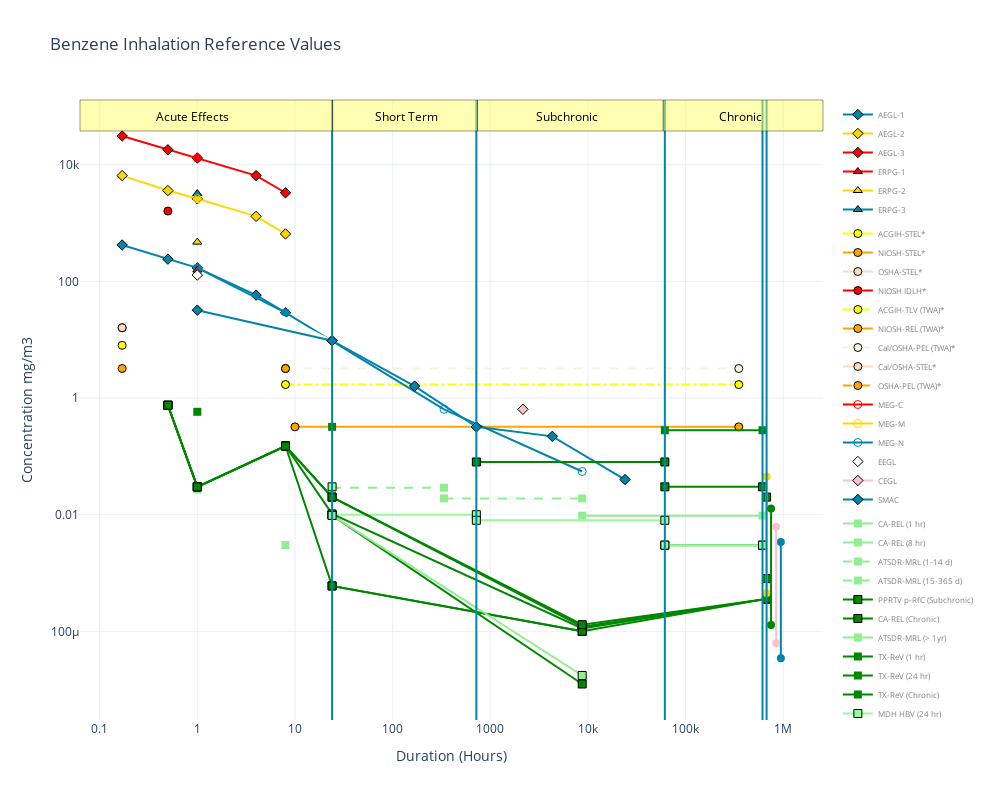

The cell this chart's notebook holds for it:
### Code cell
fig = go.Figure()

'''
# Colors for legend categories, added as CatColors
category_colors = {
    "Emergency Response" : 'Red',
    "Occupational" : 'Gold',
    "General Public" : 'Green',
}
'''
shape_mapping = {
    "Diamond": "diamond",
    "Triangle": "triangle-up",
    "Circle": "circle",
    "Square": "square",
    "Cross": "cross",
    "Circle-Open": "circle-open",
}

color_mapping = {
    "Red": "red",
    "Gold": "gold",
    "Blue": "#0085AA",
    "Orange": "orange",
    "Yellow": "yellow",
    "Peach": "#FFDAB9",
    "Beige": "#F5F5DC",
    "White": "white",
    "Pink": "pink",
    "Light Green": "#90EE90",
    "Green": "#008700",
    "Pale Green": "#98FB98",
}

line_mapping = {
    "Solid": "solid",
    "Dash": "dash",
    "Dot": "dot",
    "Dashdot": "dashdot",
    "None" : "none",
}

outline_mapping = {
    "Yes": 1,
    "No": 0,
}


for idx, ref_value in enumerate(ref_values):
    durations = data.loc[idx, time_periods].dropna().values
    values = data.loc[idx, value_columns].dropna().values
    
    shape = data.loc[idx, 'Shape']
    color_name = data.loc[idx, 'MarkColor']
    outline = data.loc[idx, 'Outline']
    line_type = data.loc[idx, "LineDash"]

    marker_symbol = shape_mapping.get(shape, "circle")
    marker_color = color_mapping.get(color_name, "gray")
    marker_outline = outline_mapping.get(outline, "black")

    line_appearance = line_mapping.get(line_type, "solid")

    showlegend = ref_value in valid_ref_values


    category = data.loc[idx, 'Type']

    if category == "Emergency Response":
        legend_title = "Emergency Response"
        legend_bgcolor = "Red"
    elif category == "Occupational":
        legend_title = "Occupational"
        legend_bgcolor = "Gold"
    else:
        legend_title = "General Public"
        legend_bgcolor = "Green"


    fig.add_trace(go.Scatter(
        x=durations,
        y=values,
        mode='lines+markers', # +text',
        name=ref_value,
        hoverlabel = dict(bgcolor="white", font_size = 16, font_family = "Rockwell", font_color = "black"),

        hovertemplate=(
            "<b>%{customdata}</b><br>"
            "x: %{x}<br>"
            "y: %{y}"
            "<extra></extra>"
        ),

        customdata=[ref_value]*len(durations), 
        legendgroup=category,

        marker=dict(symbol=marker_symbol, color=marker_color, size = 8, line=dict(width = marker_outline, color = "black")),
        line=dict(dash=line_appearance),
        #text = [ref_value], # * len[values],
        #textposition="top center"
    ))

annotations = []

legend_x = 1.05
legend_y = 1.0
legend_gap = 0.1

legend_y2 = 1.0
legend_gap2 = 0.1


# Set axes and add legend
# TODO: Get legend in 2 columns, avoid scrolling
fig.update_layout(
    title="Benzene Inhalation Reference Values",
    xaxis_title="Duration (Hours)",
    yaxis_title="Concentration mg/m3",
    xaxis_type="log",
    yaxis_type="log",
    template="plotly_white",
    height = 800,
    width = 1000,

    # hovermode="x unified",

    legend = dict(
        # groupclick = "toggleitem",
        tracegroupgap = 5,
        #orientation = "h",
        #x=0,
        #y=-0.2,
        #traceorder="normal",
        # bgcolor = "LightSteelBlue",
        font=dict(
            color = "Grey",
            size=8
        )
    ),
    annotations = annotations

)

# This stuff causes issues when placed before update layout chunk

# lines to add, specified by x-position
lines = {'24 Hours':24,'30 Days':720,'7 years':61320,'70 Years':613200,'Cancer Ranges':675000}



# Actually adds the lines
for label, x_position in lines.items():
    #print(k)
    fig.add_shape(type='line',
                yref="paper",
                x0=x_position,
                y0=0,
                x1=x_position,
                y1=1,
                line=dict(color='#0085AA', width=2))
    
    # Create scatter trace of text labels
    fig.add_trace(go.Scatter(
        x=[x_position],
        # yref = 'paper',
        y = [1],
        mode = "markers",
        marker=dict(opacity=0),
        hoverinfo="text",
        hoverlabel = dict(bgcolor="white", font_color="black"),
        text=[label],
        showlegend=False
    ))

fig.add_shape(
    type="rect",
    xref="paper",
    x0=0,
    x1=0.34,
    yref="paper",
    y0=.95,
    y1=1,
    fillcolor="rgba(255,255,102,0.5)",
    line=dict(color="black", width=0.4)
)

fig.add_annotation(
    xref="paper",
    x=.1,
    yref="paper",
    y=.99,
    text="Acute Effects",
    showarrow=False,
    font=dict(size=12,color="black"),
    align="center"
)

fig.add_shape(
    type="rect",
    xref="paper",
    x0=0.34,
    x1=0.535,
    yref="paper",
    y0=.95,
    y1=1,
    fillcolor="rgba(255,255,102,0.5)",
    line=dict(color="black", width=0.4)
)

fig.add_annotation(
    xref="paper",
    x=.44,
    yref="paper",
    y=.99,
    text="Short Term",
    showarrow=False,
    font=dict(size=12,color="black"),
    align="center"
)

fig.add_shape(
    type="rect",
    xref="paper",
    x0=0.535,
    x1=0.785,
    yref="paper",
    y0=.95,
    y1=1,
    fillcolor="rgba(255,255,102,0.5)",
    line=dict(color="black", width=0.4)
)

fig.add_annotation(
    xref="paper",
    x=.7,
    yref="paper",
    y=.99,
    text="Subchronic",
    showarrow=False,
    font=dict(size=12,color="black"),
    align="center"
)

fig.add_shape(
    type="rect",
    xref="paper",
    x0=0.785,
    x1=1,
    yref="paper",
    y0=.95,
    y1=1,
    fillcolor="rgba(255,255,102,0.5)",
    line=dict(color="black", width=0.4)
)

fig.add_annotation(
    xref="paper",
    x=.92,
    yref="paper",
    y=.99,
    text="Chronic",
    showarrow=False,
    font=dict(size=12,color="black"),
    align="center"
)

fig.show()

### Figure 1 — Plotly figure (JSON) as saved in the notebook; plotly's stock layout.template omitted (floating-point values rounded to 4 significant figures)
{"data": [{"customdata": ["AEGL-1", "AEGL-1", "AEGL-1", "AEGL-1", "AEGL-1"], "hoverlabel": {"bgcolor": "white", "font": {"color": "black", "family": "Rockwell", "size": 16}}, "hovertemplate": "<b>%{customdata}</b><br>x: %{x}<br>y: %{y}<extra></extra>", "legendgroup": "Emergency Response", "line": {"dash": "solid"}, "marker": {"color": "#0085AA", "line": {"color": "black", "width": 1}, "size": 8, "symbol": "diamond"}, "mode": "lines+markers", "name": "AEGL-1", "type": "scatter", "x": [0.17, 0.5, 1, 4, 8], "y": [420, 240, 170, 58, 29]}, {"customdata": ["AEGL-2", "AEGL-2", "AEGL-2", "AEGL-2", "AEGL-2"], "hoverlabel": {"bgcolor": "white", "font": {"color": "black", "family": "Rockwell", "size": 16}}, "hovertemplate": "<b>%{customdata}</b><br>x: %{x}<br>y: %{y}<extra></extra>", "legendgroup": "Emergency Response", "line": {"dash": "solid"}, "marker": {"color": "gold", "line": {"color": "black", "width": 1}, "size": 8, "symbol": "diamond"}, "mode": "lines+markers", "name": "AEGL-2", "type": "scatter", "x": [0.17, 0.5, 1, 4, 8], "y": [6500, 3600, 2600, 1300, 650]}, {"customdata": ["AEGL-3", "AEGL-3", "AEGL-3", "AEGL-3", "AEGL-3"], "hoverlabel": {"bgcolor": "white", "font": {"color": "black", "family": "Rockwell", "size": 16}}, "hovertemplate": "<b>%{customdata}</b><br>x: %{x}<br>y: %{y}<extra></extra>", "legendgroup": "Emergency Response", "line": {"dash": "solid"}, "marker": {"color": "red", "line": {"color": "black", "width": 1}, "size": 8, "symbol": "diamond"}, "mode": "lines+markers", "name": "AEGL-3", "type": "scatter", "x": [0.17, 0.5, 1, 4, 8], "y": [31000, 18000, 13000, 6500, 3300]}, {"customdata": ["ERPG-1"], "hoverlabel": {"bgcolor": "white", "font": {"color": "black", "family": "Rockwell", "size": 16}}, "hovertemplate": "<b>%{customdata}</b><br>x: %{x}<br>y: %{y}<extra></extra>", "legendgroup": "Emergency Response", "line": {"dash": "solid"}, "marker": {"color": "red", "line": {"color": "black", "width": 1}, "size": 8, "symbol": "triangle-up"}, "mode": "lines+markers", "name": "ERPG-1", "type": "scatter", "x": [1], "y": [156]}, {"customdata": ["ERPG-2"], "hoverlabel": {"bgcolor": "white", "font": {"color": "black", "family": "Rockwell", "size": 16}}, "hovertemplate": "<b>%{customdata}</b><br>x: %{x}<br>y: %{y}<extra></extra>", "legendgroup": "Emergency Response", "line": {"dash": "solid"}, "marker": {"color": "gold", "line": {"color": "black", "width": 1}, "size": 8, "symbol": "triangle-up"}, "mode": "lines+markers", "name": "ERPG-2", "type": "scatter", "x": [1], "y": [470]}, {"customdata": ["ERPG-3"], "hoverlabel": {"bgcolor": "white", "font": {"color": "black", "family": "Rockwell", "size": 16}}, "hovertemplate": "<b>%{customdata}</b><br>x: %{x}<br>y: %{y}<extra></extra>", "legendgroup": "Emergency Response", "line": {"dash": "solid"}, "marker": {"color": "#0085AA", "line": {"color": "black", "width": 1}, "size": 8, "symbol": "triangle-up"}, "mode": "lines+markers", "name": "ERPG-3", "type": "scatter", "x": [1], "y": [3190]}, {"customdata": [], "hoverlabel": {"bgcolor": "white", "font": {"color": "black", "family": "Rockwell", "size": 16}}, "hovertemplate": "<b>%{customdata}</b><br>x: %{x}<br>y: %{y}<extra></extra>", "legendgroup": "Emergency Response", "line": {"dash": "solid"}, "marker": {"color": "red", "line": {"color": "black", "width": 1}, "size": 8, "symbol": "diamond"}, "mode": "lines+markers", "name": "PAC-1", "type": "scatter", "x": [], "y": []}, {"customdata": [], "hoverlabel": {"bgcolor": "white", "font": {"color": "black", "family": "Rockwell", "size": 16}}, "hovertemplate": "<b>%{customdata}</b><br>x: %{x}<br>y: %{y}<extra></extra>", "legendgroup": "Emergency Response", "line": {"dash": "solid"}, "marker": {"color": "gold", "line": {"color": "black", "width": 1}, "size": 8, "symbol": "diamond"}, "mode": "lines+markers", "name": "PAC-2", "type": "scatter", "x": [], "y": []}, {"customdata": [], "hoverlabel": {"bgcolor": "white", "font": {"color": "black", "family": "Rockwell", "size": 16}}, "hovertemplate": "<b>%{customdata}</b><br>x: %{x}<br>y: %{y}<extra></extra>", "legendgroup": "Emergency Response", "line": {"dash": "solid"}, "marker": {"color": "#0085AA", "line": {"color": "black", "width": 1}, "size": 8, "symbol": "diamond"}, "mode": "lines+markers", "name": "PAC-3", "type": "scatter", "x": [], "y": []}, {"customdata": [], "hoverlabel": {"bgcolor": "white", "font": {"color": "black", "family": "Rockwell", "size": 16}}, "hovertemplate": "<b>%{customdata}</b><br>x: %{x}<br>y: %{y}<extra></extra>", "legendgroup": "Occupational", "line": {"dash": "solid"}, "marker": {"color": "red", "line": {"color": "black", "width": 1}, "size": 8, "symbol": "circle"}, "mode": "lines+markers", "name": "ACGIH-Ceiling*", "type": "scatter", "x": [], "y": []}, {"customdata": [], "hoverlabel": {"bgcolor": "white", "font": {"color": "black", "family": "Rockwell", "size": 16}}, "hovertemplate": "<b>%{customdata}</b><br>x: %{x}<br>y: %{y}<extra></extra>", "legendgroup": "Occupational", "line": {"dash": "solid"}, "marker": {"color": "orange", "line": {"color": "black", "width": 1}, "size": 8, "symbol": "circle"}, "mode": "lines+markers", "name": "NIOSH-Ceiling*", "type": "scatter", "x": [], "y": []}, {"customdata": [], "hoverlabel": {"bgcolor": "white", "font": {"color": "black", "family": "Rockwell", "size": 16}}, "hovertemplate": "<b>%{customdata}</b><br>x: %{x}<br>y: %{y}<extra></extra>", "legendgroup": "Occupational", "line": {"dash": "solid"}, "marker": {"color": "yellow", "line": {"color": "black", "width": 1}, "size": 8, "symbol": "circle"}, "mode": "lines+markers", "name": "OSHA-Ceiling*", "type": "scatter", "x": [], "y": []}, {"customdata": ["ACGIH-STEL*"], "hoverlabel": {"bgcolor": "white", "font": {"color": "black", "family": "Rockwell", "size": 16}}, "hovertemplate": "<b>%{customdata}</b><br>x: %{x}<br>y: %{y}<extra></extra>", "legendgroup": "Occupational", "line": {"dash": "solid"}, "marker": {"color": "yellow", "line": {"color": "black", "width": 1}, "size": 8, "symbol": "circle"}, "mode": "lines+markers", "name": "ACGIH-STEL*", "type": "scatter", "x": [0.17], "y": [8]}, {"customdata": ["NIOSH-STEL*"], "hoverlabel": {"bgcolor": "white", "font": {"color": "black", "family": "Rockwell", "size": 16}}, "hovertemplate": "<b>%{customdata}</b><br>x: %{x}<br>y: %{y}<extra></extra>", "legendgroup": "Occupational", "line": {"dash": "solid"}, "marker": {"color": "orange", "line": {"color": "black", "width": 1}, "size": 8, "symbol": "circle"}, "mode": "lines+markers", "name": "NIOSH-STEL*", "type": "scatter", "x": [0.17], "y": [3.2]}, {"customdata": ["OSHA-STEL*"], "hoverlabel": {"bgcolor": "white", "font": {"color": "black", "family": "Rockwell", "size": 16}}, "hovertemplate": "<b>%{customdata}</b><br>x: %{x}<br>y: %{y}<extra></extra>", "legendgroup": "Occupational", "line": {"dash": "solid"}, "marker": {"color": "#FFDAB9", "line": {"color": "black", "width": 1}, "size": 8, "symbol": "circle"}, "mode": "lines+markers", "name": "OSHA-STEL*", "type": "scatter", "x": [0.17], "y": [16]}, {"customdata": ["NIOSH IDLH*"], "hoverlabel": {"bgcolor": "white", "font": {"color": "black", "family": "Rockwell", "size": 16}}, "hovertemplate": "<b>%{customdata}</b><br>x: %{x}<br>y: %{y}<extra></extra>", "legendgroup": "Occupational", "line": {"dash": "solid"}, "marker": {"color": "red", "line": {"color": "black", "width": 1}, "size": 8, "symbol": "circle"}, "mode": "lines+markers", "name": "NIOSH IDLH*", "type": "scatter", "x": [0.5], "y": [1600]}, {"customdata": ["ACGIH-TLV (TWA)*", "ACGIH-TLV (TWA)*"], "hoverlabel": {"bgcolor": "white", "font": {"color": "black", "family": "Rockwell", "size": 16}}, "hovertemplate": "<b>%{customdata}</b><br>x: %{x}<br>y: %{y}<extra></extra>", "legendgroup": "Occupational", "line": {"dash": "dashdot"}, "marker": {"color": "yellow", "line": {"color": "black", "width": 1}, "size": 8, "symbol": "circle"}, "mode": "lines+markers", "name": "ACGIH-TLV (TWA)*", "type": "scatter", "x": [8, 350400], "y": [1.7, 1.7]}, {"customdata": ["NIOSH-REL (TWA)*", "NIOSH-REL (TWA)*"], "hoverlabel": {"bgcolor": "white", "font": {"color": "black", "family": "Rockwell", "size": 16}}, "hovertemplate": "<b>%{customdata}</b><br>x: %{x}<br>y: %{y}<extra></extra>", "legendgroup": "Occupational", "line": {"dash": "solid"}, "marker": {"color": "orange", "line": {"color": "black", "width": 1}, "size": 8, "symbol": "circle"}, "mode": "lines+markers", "name": "NIOSH-REL (TWA)*", "type": "scatter", "x": [10, 350400], "y": [0.32, 0.32]}, {"customdata": [], "hoverlabel": {"bgcolor": "white", "font": {"color": "black", "family": "Rockwell", "size": 16}}, "hovertemplate": "<b>%{customdata}</b><br>x: %{x}<br>y: %{y}<extra></extra>", "legendgroup": "Occupational", "line": {"dash": "dot"}, "marker": {"color": "#F5F5DC", "line": {"color": "black", "width": 1}, "size": 8, "symbol": "circle"}, "mode": "lines+markers", "name": "DFG-MAK (TWA)*", "type": "scatter", "x": [], "y": []}, {"customdata": ["Cal/OSHA-PEL (TWA)*", "Cal/OSHA-PEL (TWA)*"], "hoverlabel": {"bgcolor": "white", "font": {"color": "black", "family": "Rockwell", "size": 16}}, "hovertemplate": "<b>%{customdata}</b><br>x: %{x}<br>y: %{y}<extra></extra>", "legendgroup": "Occupational", "line": {"dash": "dash"}, "marker": {"color": "#F5F5DC", "line": {"color": "black", "width": 1}, "size": 8, "symbol": "circle"}, "mode": "lines+markers", "name": "Cal/OSHA-PEL (TWA)*", "type": "scatter", "x": [8, 350400], "y": [3.2, 3.2]}, {"customdata": [], "hoverlabel": {"bgcolor": "white", "font": {"color": "black", "family": "Rockwell", "size": 16}}, "hovertemplate": "<b>%{customdata}</b><br>x: %{x}<br>y: %{y}<extra></extra>", "legendgroup": "Occupational", "line": {"dash": "solid"}, "marker": {"color": "#F5F5DC", "line": {"color": "black", "width": 1}, "size": 8, "symbol": "circle"}, "mode": "lines+markers", "name": "Cal/OSHA-Ceiling*", "type": "scatter", "x": [], "y": []}, {"customdata": ["Cal/OSHA-STEL*"], "hoverlabel": {"bgcolor": "white", "font": {"color": "black", "family": "Rockwell", "size": 16}}, "hovertemplate": "<b>%{customdata}</b><br>x: %{x}<br>y: %{y}<extra></extra>", "legendgroup": "Occupational", "line": {"dash": "solid"}, "marker": {"color": "#FFDAB9", "line": {"color": "black", "width": 1}, "size": 8, "symbol": "circle"}, "mode": "lines+markers", "name": "Cal/OSHA-STEL*", "type": "scatter", "x": [0.17], "y": [16]}, {"customdata": ["OSHA-PEL (TWA)*", "OSHA-PEL (TWA)*"], "hoverlabel": {"bgcolor": "white", "font": {"color": "black", "family": "Rockwell", "size": 16}}, "hovertemplate": "<b>%{customdata}</b><br>x: %{x}<br>y: %{y}<extra></extra>", "legendgroup": "Occupational", "line": {"dash": "dash"}, "marker": {"color": "orange", "line": {"color": "black", "width": 1}, "size": 8, "symbol": "circle"}, "mode": "lines+markers", "name": "OSHA-PEL (TWA)*", "type": "scatter", "x": [8, 350400], "y": [3.2]}, {"customdata": ["MEG-C"], "hoverlabel": {"bgcolor": "white", "font": {"color": "black", "family": "Rockwell", "size": 16}}, "hovertemplate": "<b>%{customdata}</b><br>x: %{x}<br>y: %{y}<extra></extra>", "legendgroup": "Occupational", "line": {"dash": "solid"}, "marker": {"color": "red", "line": {"color": "black", "width": 0}, "size": 8, "symbol": "circle-open"}, "mode": "lines+markers", "name": "MEG-C", "type": "scatter", "x": [1], "y": [13000]}, {"customdata": ["MEG-M"], "hoverlabel": {"bgcolor": "white", "font": {"color": "black", "family": "Rockwell", "size": 16}}, "hovertemplate": "<b>%{customdata}</b><br>x: %{x}<br>y: %{y}<extra></extra>", "legendgroup": "Occupational", "line": {"dash": "solid"}, "marker": {"color": "gold", "line": {"color": "black", "width": 0}, "size": 8, "symbol": "circle-open"}, "mode": "lines+markers", "name": "MEG-M", "type": "scatter", "x": [1], "y": [2600]}, {"customdata": ["MEG-N", "MEG-N", "MEG-N", "MEG-N"], "hoverlabel": {"bgcolor": "white", "font": {"color": "black", "family": "Rockwell", "size": 16}}, "hovertemplate": "<b>%{customdata}</b><br>x: %{x}<br>y: %{y}<extra></extra>", "legendgroup": "Occupational", "line": {"dash": "solid"}, "marker": {"color": "#0085AA", "line": {"color": "black", "width": 0}, "size": 8, "symbol": "circle-open"}, "mode": "lines+markers", "name": "MEG-N", "type": "scatter", "x": [1, 8, 336, 8736], "y": [170, 29, 0.64, 0.055]}, {"customdata": ["EEGL", "EEGL"], "hoverlabel": {"bgcolor": "white", "font": {"color": "black", "family": "Rockwell", "size": 16}}, "hovertemplate": "<b>%{customdata}</b><br>x: %{x}<br>y: %{y}<extra></extra>", "legendgroup": "Occupational", "line": {"dash": "solid"}, "marker": {"color": "white", "line": {"color": "black", "width": 1}, "size": 8, "symbol": "diamond"}, "mode": "lines+markers", "name": "EEGL", "type": "scatter", "x": [1, 24], "y": [128, 9.6]}, {"customdata": ["CEGL"], "hoverlabel": {"bgcolor": "white", "font": {"color": "black", "family": "Rockwell", "size": 16}}, "hovertemplate": "<b>%{customdata}</b><br>x: %{x}<br>y: %{y}<extra></extra>", "legendgroup": "Occupational", "line": {"dash": "solid"}, "marker": {"color": "pink", "line": {"color": "black", "width": 1}, "size": 8, "symbol": "diamond"}, "mode": "lines+markers", "name": "CEGL", "type": "scatter", "x": [2160], "y": [0.64]}, {"customdata": ["SMAC", "SMAC", "SMAC", "SMAC", "SMAC", "SMAC"], "hoverlabel": {"bgcolor": "white", "font": {"color": "black", "family": "Rockwell", "size": 16}}, "hovertemplate": "<b>%{customdata}</b><br>x: %{x}<br>y: %{y}<extra></extra>", "legendgroup": "Occupational", "line": {"dash": "solid"}, "marker": {"color": "#0085AA", "line": {"color": "black", "width": 1}, "size": 8, "symbol": "diamond"}, "mode": "lines+markers", "name": "SMAC", "type": "scatter", "x": [1, 24, 168, 720, 4320, 24000], "y": [32, 9.6, 1.6, 0.32, 0.22, 0.04]}, {"customdata": ["CA-REL (1 hr)"], "hoverlabel": {"bgcolor": "white", "font": {"color": "black", "family": "Rockwell", "size": 16}}, "hovertemplate": "<b>%{customdata}</b><br>x: %{x}<br>y: %{y}<extra></extra>", "legendgroup": "General Public", "line": {"dash": "solid"}, "marker": {"color": "#90EE90", "line": {"color": "black", "width": 0}, "size": 8, "symbol": "square"}, "mode": "lines+markers", "name": "CA-REL (1 hr)", "type": "scatter", "x": [1], "y": [0.027]}, {"customdata": ["CA-REL (8 hr)"], "hoverlabel": {"bgcolor": "white", "font": {"color": "black", "family": "Rockwell", "size": 16}}, "hovertemplate": "<b>%{customdata}</b><br>x: %{x}<br>y: %{y}<extra></extra>", "legendgroup": "General Public", "line": {"dash": "solid"}, "marker": {"color": "#90EE90", "line": {"color": "black", "width": 0}, "size": 8, "symbol": "square"}, "mode": "lines+markers", "name": "CA-REL (8 hr)", "type": "scatter", "x": [8], "y": [0.003]}, {"customdata": ["ATSDR-MRL (1-14 d)", "ATSDR-MRL (1-14 d)"], "hoverlabel": {"bgcolor": "white", "font": {"color": "black", "family": "Rockwell", "size": 16}}, "hovertemplate": "<b>%{customdata}</b><br>x: %{x}<br>y: %{y}<extra></extra>", "legendgroup": "General Public", "line": {"dash": "dash"}, "marker": {"color": "#90EE90", "line": {"color": "black", "width": 0}, "size": 8, "symbol": "square"}, "mode": "lines+markers", "name": "ATSDR-MRL (1-14 d)", "type": "scatter", "x": [24, 336], "y": [0.029, 0.029]}, {"customdata": ["ATSDR-MRL (15-365 d)", "ATSDR-MRL (15-365 d)"], "hoverlabel": {"bgcolor": "white", "font": {"color": "black", "family": "Rockwell", "size": 16}}, "hovertemplate": "<b>%{customdata}</b><br>x: %{x}<br>y: %{y}<extra></extra>", "legendgroup": "General Public", "line": {"dash": "dash"}, "marker": {"color": "#90EE90", "line": {"color": "black", "width": 0}, "size": 8, "symbol": "square"}, "mode": "lines+markers", "name": "ATSDR-MRL (15-365 d)", "type": "scatter", "x": [336, 8736], "y": [0.019, 0.019]}, {"customdata": ["PPRTV p-RfC (Subchronic)", "PPRTV p-RfC (Subchronic)"], "hoverlabel": {"bgcolor": "white", "font": {"color": "black", "family": "Rockwell", "size": 16}}, "hovertemplate": "<b>%{customdata}</b><br>x: %{x}<br>y: %{y}<extra></extra>", "legendgroup": "General Public", "line": {"dash": "solid"}, "marker": {"color": "#008700", "line": {"color": "black", "width": 1}, "size": 8, "symbol": "square"}, "mode": "lines+markers", "name": "PPRTV p-RfC (Subchronic)", "type": "scatter", "x": [720, 61320], "y": [0.08, 0.08]}, {"customdata": ["CA-REL (Chronic)", "CA-REL (Chronic)"], "hoverlabel": {"bgcolor": "white", "font": {"color": "black", "family": "Rockwell", "size": 16}}, "hovertemplate": "<b>%{customdata}</b><br>x: %{x}<br>y: %{y}<extra></extra>", "legendgroup": "General Public", "line": {"dash": "solid"}, "marker": {"color": "#008700", "line": {"color": "black", "width": 1}, "size": 8, "symbol": "square"}, "mode": "lines+markers", "name": "CA-REL (Chronic)", "type": "scatter", "x": [61320, 613200], "y": [0.003, 0.003]}, {"customdata": ["ATSDR-MRL (> 1yr)", "ATSDR-MRL (> 1yr)"], "hoverlabel": {"bgcolor": "white", "font": {"color": "black", "family": "Rockwell", "size": 16}}, "hovertemplate": "<b>%{customdata}</b><br>x: %{x}<br>y: %{y}<extra></extra>", "legendgroup": "General Public", "line": {"dash": "solid"}, "marker": {"color": "#90EE90", "line": {"color": "black", "width": 0}, "size": 8, "symbol": "square"}, "mode": "lines+markers", "name": "ATSDR-MRL (> 1yr)", "type": "scatter", "x": [8736, 613200], "y": [0.0096, 0.0096]}, {"customdata": ["TX-ReV (1 hr)"], "hoverlabel": {"bgcolor": "white", "font": {"color": "black", "family": "Rockwell", "size": 16}}, "hovertemplate": "<b>%{customdata}</b><br>x: %{x}<br>y: %{y}<extra></extra>", "legendgroup": "General Public", "line": {"dash": "solid"}, "marker": {"color": "#008700", "line": {"color": "black", "width": 0}, "size": 8, "symbol": "square"}, "mode": "lines+markers", "name": "TX-ReV (1 hr)", "type": "scatter", "x": [1], "y": [0.58]}, {"customdata": ["TX-ReV (24 hr)"], "hoverlabel": {"bgcolor": "white", "font": {"color": "black", "family": "Rockwell", "size": 16}}, "hovertemplate": "<b>%{customdata}</b><br>x: %{x}<br>y: %{y}<extra></extra>", "legendgroup": "General Public", "line": {"dash": "solid"}, "marker": {"color": "#008700", "line": {"color": "black", "width": 0}, "size": 8, "symbol": "square"}, "mode": "lines+markers", "name": "TX-ReV (24 hr)", "type": "scatter", "x": [24], "y": [0.32]}, {"customdata": ["TX-ReV (Chronic)", "TX-ReV (Chronic)"], "hoverlabel": {"bgcolor": "white", "font": {"color": "black", "family": "Rockwell", "size": 16}}, "hovertemplate": "<b>%{customdata}</b><br>x: %{x}<br>y: %{y}<extra></extra>", "legendgroup": "General Public", "line": {"dash": "solid"}, "marker": {"color": "#008700", "line": {"color": "black", "width": 0}, "size": 8, "symbol": "square"}, "mode": "lines+markers", "name": "TX-ReV (Chronic)", "type": "scatter", "x": [61320, 613200], "y": [0.28, 0.28]}, {"customdata": [], "hoverlabel": {"bgcolor": "white", "font": {"color": "black", "family": "Rockwell", "size": 16}}, "hovertemplate": "<b>%{customdata}</b><br>x: %{x}<br>y: %{y}<extra></extra>", "legendgroup": "General Public", "line": {"dash": "solid"}, "marker": {"color": "#98FB98", "line": {"color": "black", "width": 1}, "size": 8, "symbol": "square"}, "mode": "lines+markers", "name": "MDH HRV", "type": "scatter", "x": [], "y": []}, {"customdata": ["MDH HBV (24 hr)"], "hoverlabel": {"bgcolor": "white", "font": {"color": "black", "family": "Rockwell", "size": 16}}, "hovertemplate": "<b>%{customdata}</b><br>x: %{x}<br>y: %{y}<extra></extra>", "legendgroup": "General Public", "line": {"dash": "solid"}, "marker": {"color": "#98FB98", "line": {"color": "black", "width": 1}, "size": 8, "symbol": "square"}, "mode": "lines+markers", "name": "MDH HBV (24 hr)", "type": "scatter", "x": [24], "y": [0.03]}, {"customdata": ["MDH HBV (Short-term)", "MDH HBV (Short-term)"], "hoverlabel": {"bgcolor": "white", "font": {"color": "black", "family": "Rockwell", "size": 16}}, "hovertemplate": "<b>%{customdata}</b><br>x: %{x}<br>y: %{y}<extra></extra>", "legendgroup": "General Public", "line": {"dash": "solid"}, "marker": {"color": "#98FB98", "line": {"color": "black", "width": 1}, "size": 8, "symbol": "square"}, "mode": "lines+markers", "name": "MDH HBV (Short-term)", "type": "scatter", "x": [24, 720], "y": [0.01, 0.01]}, {"customdata": ["MDH HBV (Subchronic)", "MDH HBV (Subchronic)"], "hoverlabel": {"bgcolor": "white", "font": {"color": "black", "family": "Rockwell", "size": 16}}, "hovertemplate": "<b>%{customdata}</b><br>x: %{x}<br>y: %{y}<extra></extra>", "legendgroup": "General Public", "line": {"dash": "solid"}, "marker": {"color": "#98FB98", "line": {"color": "black", "width": 1}, "size": 8, "symbol": "square"}, "mode": "lines+markers", "name": "MDH HBV (Subchronic)", "type": "scatter", "x": [720, 61320], "y": [0.008, 0.008]}, {"customdata": ["MDH HBV (Chronic)", "MDH HBV (Chronic)"], "hoverlabel": {"bgcolor": "white", "font": {"color": "black", "family": "Rockwell", "size": 16}}, "hovertemplate": "<b>%{customdata}</b><br>x: %{x}<br>y: %{y}<extra></extra>", "legendgroup": "General Public", "line": {"dash": "solid"}, "marker": {"color": "#98FB98", "line": {"color": "black", "width": 1}, "size": 8, "symbol": "square"}, "mode": "lines+markers", "name": "MDH HBV (Chronic)", "type": "scatter", "x": [61320, 613200], "y": [0.003, 0.003]}, {"customdata": ["MDH HBV (Cancer)"], "hoverlabel": {"bgcolor": "white", "font": {"color": "black", "family": "Rockwell", "size": 16}}, "hovertemplate": "<b>%{customdata}</b><br>x: %{x}<br>y: %{y}<extra></extra>", "legendgroup": "General Public", "line": {"dash": "solid"}, "marker": {"color": "#008700", "line": {"color": "black", "width": 1}, "size": 8, "symbol": "square"}, "mode": "lines+markers", "name": "MDH HBV (Cancer)", "type": "scatter", "x": [675000], "y": [0.0008]}, {"customdata": [], "hoverlabel": {"bgcolor": "white", "font": {"color": "black", "family": "Rockwell", "size": 16}}, "hovertemplate": "<b>%{customdata}</b><br>x: %{x}<br>y: %{y}<extra></extra>", "legendgroup": "General Public", "line": {"dash": "dot"}, "marker": {"color": "#008700", "line": {"color": "black", "width": 1}, "size": 8, "symbol": "square"}, "mode": "lines+markers", "name": "Health Canada TC", "type": "scatter", "x": [], "y": []}, {"customdata": ["RIVM CR"], "hoverlabel": {"bgcolor": "white", "font": {"color": "black", "family": "Rockwell", "size": 16}}, "hovertemplate": "<b>%{customdata}</b><br>x: %{x}<br>y: %{y}<extra></extra>", "legendgroup": "General Public", "line": {"dash": "solid"}, "marker": {"color": "#008700", "line": {"color": "black", "width": 1}, "size": 8, "symbol": "square"}, "mode": "lines+markers", "name": "RIVM CR", "type": "scatter", "x": [675000], "y": [0.02]}, {"customdata": ["EPA IRIS RfC", "EPA IRIS RfC"], "hoverlabel": {"bgcolor": "white", "font": {"color": "black", "family": "Rockwell", "size": 16}}, "hovertemplate": "<b>%{customdata}</b><br>x: %{x}<br>y: %{y}<extra></extra>", "legendgroup": "General Public", "line": {"dash": "solid"}, "marker": {"color": "#008700", "line": {"color": "black", "width": 1}, "size": 8, "symbol": "square"}, "mode": "lines+markers", "name": "EPA IRIS RfC", "type": "scatter", "x": [61320, 613200], "y": [0.03, 0.03]}, {"customdata": [], "hoverlabel": {"bgcolor": "white", "font": {"color": "black", "family": "Rockwell", "size": 16}}, "hovertemplate": "<b>%{customdata}</b><br>x: %{x}<br>y: %{y}<extra></extra>", "legendgroup": "General Public", "line": {"dash": "solid"}, "marker": {"color": "#008700", "line": {"color": "black", "width": 1}, "size": 8, "symbol": "square"}, "mode": "lines+markers", "name": "WHO Air Quality Guideline", "type": "scatter", "x": [], "y": []}, {"customdata": ["State Value 1", "State Value 1", "State Value 1", "State Value 1", "State Value 1", "State Value 1"], "hoverlabel": {"bgcolor": "white", "font": {"color": "black", "family": "Rockwell", "size": 16}}, "hovertemplate": "<b>%{customdata}</b><br>x: %{x}<br>y: %{y}<extra></extra>", "legendgroup": "General Public", "line": {"dash": "solid"}, "marker": {"color": "#008700", "line": {"color": "black", "width": 1}, "size": 8, "symbol": "square"}, "mode": "lines+markers", "name": "State Value 1", "type": "scatter", "x": [0.5, 1, 8, 24, 8736, 675000], "y": [0.75, 0.03, 0.15, 0.02, 0.00012, 0.00036]}, {"customdata": ["State Value 2", "State Value 2"], "hoverlabel": {"bgcolor": "white", "font": {"color": "black", "family": "Rockwell", "size": 16}}, "hovertemplate": "<b>%{customdata}</b><br>x: %{x}<br>y: %{y}<extra></extra>", "legendgroup": "General Public", "line": {"dash": "solid"}, "marker": {"color": "#008700", "line": {"color": "black", "width": 1}, "size": 8, "symbol": "square"}, "mode": "lines+markers", "name": "State Value 2", "type": "scatter", "x": [24, 8736], "y": [0.0006, 0.0001]}, {"customdata": ["State Average", "State Average", "State Average", "State Average", "State Average", "State Average"], "hoverlabel": {"bgcolor": "white", "font": {"color": "black", "family": "Rockwell", "size": 16}}, "hovertemplate": "<b>%{customdata}</b><br>x: %{x}<br>y: %{y}<extra></extra>", "legendgroup": "General Public", "line": {"dash": "solid"}, "marker": {"color": "#008700", "line": {"color": "black", "width": 1}, "size": 8, "symbol": "square"}, "mode": "lines+markers", "name": "State Average", "type": "scatter", "x": [0.5, 1, 8, 24, 8736, 675000], "y": [0.75, 0.03, 0.15, 0.0103, 0.0001125, 0.00036]}, {"customdata": ["State Min.", "State Min.", "State Min.", "State Min.", "State Min.", "State Min."], "hoverlabel": {"bgcolor": "white", "font": {"color": "black", "family": "Rockwell", "size": 16}}, "hovertemplate": "<b>%{customdata}</b><br>x: %{x}<br>y: %{y}<extra></extra>", "legendgroup": "General Public", "line": {"dash": "solid"}, "marker": {"color": "#008700", "line": {"color": "black", "width": 1}, "size": 8, "symbol": "square"}, "mode": "lines+markers", "name": "State Min.", "type": "scatter", "x": [0.5, 1, 8, 24, 8736, 675000], "y": [0.75, 0.03, 0.15, 0.0006, 0.0001, 0.00036]}, {"customdata": ["State Max.", "State Max.", "State Max.", "State Max.", "State Max.", "State Max."], "hoverlabel": {"bgcolor": "white", "font": {"color": "black", "family": "Rockwell", "size": 16}}, "hovertemplate": "<b>%{customdata}</b><br>x: %{x}<br>y: %{y}<extra></extra>", "legendgroup": "General Public", "line": {"dash": "solid"}, "marker": {"color": "#008700", "line": {"color": "black", "width": 1}, "size": 8, "symbol": "square"}, "mode": "lines+markers", "name": "State Max.", "type": "scatter", "x": [0.5, 1, 8, 24, 8736, 675000], "y": [0.75, 0.03, 0.15, 0.02, 0.00013, 0.00036]}, {"customdata": ["Low Value", "Low Value"], "hoverlabel": {"bgcolor": "white", "font": {"color": "black", "family": "Rockwell", "size": 16}}, "hovertemplate": "<b>%{customdata}</b><br>x: %{x}<br>y: %{y}<extra></extra>", "legendgroup": "General Public", "line": {"dash": "solid"}, "marker": {"color": "#008700", "line": {"color": "black", "width": 1}, "size": 8, "symbol": "square"}, "mode": "lines+markers", "name": "Low Value", "type": "scatter", "x": [24, 8736], "y": [0.0097, 1.25e-05]}, {"customdata": ["High Value", "High Value"], "hoverlabel": {"bgcolor": "white", "font": {"color": "black", "family": "Rockwell", "size": 16}}, "hovertemplate": "<b>%{customdata}</b><br>x: %{x}<br>y: %{y}<extra></extra>", "legendgroup": "General Public", "line": {"dash": "solid"}, "marker": {"color": "#90EE90", "line": {"color": "black", "width": 1}, "size": 8, "symbol": "square"}, "mode": "lines+markers", "name": "High Value", "type": "scatter", "x": [24, 8736], "y": [0.0097, 1.75e-05]}, {"customdata": ["OEHHA Cancer Range", "OEHHA Cancer Range"], "hoverlabel": {"bgcolor": "white", "font": {"color": "black", "family": "Rockwell", "size": 16}}, "hovertemplate": "<b>%{customdata}</b><br>x: %{x}<br>y: %{y}<extra></extra>", "legendgroup": "General Public", "line": {"dash": "solid"}, "marker": {"color": "#0085AA", "line": {"color": "black", "width": 0}, "size": 8, "symbol": "circle"}, "mode": "lines+markers", "name": "OEHHA Cancer Range", "type": "scatter", "x": [945000, 945000], "y": [3.448e-05, 0.003414]}, {"customdata": ["Upper EPA Cancer Range", "Upper EPA Cancer Range"], "hoverlabel": {"bgcolor": "white", "font": {"color": "black", "family": "Rockwell", "size": 16}}, "hovertemplate": "<b>%{customdata}</b><br>x: %{x}<br>y: %{y}<extra></extra>", "legendgroup": "General Public", "line": {"dash": "solid"}, "marker": {"color": "gold", "line": {"color": "black", "width": 0}, "size": 8, "symbol": "circle"}, "mode": "lines+markers", "name": "Upper EPA Cancer Range", "type": "scatter", "x": [675000, 675000], "y": [0.0004545, 0.045]}, {"customdata": ["Lower EPA Cancer Range", "Lower EPA Cancer Range"], "hoverlabel": {"bgcolor": "white", "font": {"color": "black", "family": "Rockwell", "size": 16}}, "hovertemplate": "<b>%{customdata}</b><br>x: %{x}<br>y: %{y}<extra></extra>", "legendgroup": "General Public", "line": {"dash": "solid"}, "marker": {"color": "#008700", "line": {"color": "black", "width": 0}, "size": 8, "symbol": "circle"}, "mode": "lines+markers", "name": "Lower EPA Cancer Range", "type": "scatter", "x": [750000, 750000], "y": [0.0001282, 0.01269]}, {"customdata": ["Health Canada Cancer Range", "Health Canada Cancer Range"], "hoverlabel": {"bgcolor": "white", "font": {"color": "black", "family": "Rockwell", "size": 16}}, "hovertemplate": "<b>%{customdata}</b><br>x: %{x}<br>y: %{y}<extra></extra>", "legendgroup": "General Public", "line": {"dash": "solid"}, "marker": {"color": "pink", "line": {"color": "black", "width": 0}, "size": 8, "symbol": "circle"}, "mode": "lines+markers", "name": "Health Canada Cancer Range", "type": "scatter", "x": [845000, 845000], "y": [6.25e-05, 0.006188]}, {"hoverinfo": "text", "hoverlabel": {"bgcolor": "white", "font": {"color": "black"}}, "marker": {"opacity": 0}, "mode": "markers", "showlegend": false, "text": ["24 Hours"], "type": "scatter", "x": [24], "y": [1]}, {"hoverinfo": "text", "hoverlabel": {"bgcolor": "white", "font": {"color": "black"}}, "marker": {"opacity": 0}, "mode": "markers", "showlegend": false, "text": ["30 Days"], "type": "scatter", "x": [720], "y": [1]}, {"hoverinfo": "text", "hoverlabel": {"bgcolor": "white", "font": {"color": "black"}}, "marker": {"opacity": 0}, "mode": "markers", "showlegend": false, "text": ["7 years"], "type": "scatter", "x": [61320], "y": [1]}, {"hoverinfo": "text", "hoverlabel": {"bgcolor": "white", "font": {"color": "black"}}, "marker": {"opacity": 0}, "mode": "markers", "showlegend": false, "text": ["70 Years"], "type": "scatter", "x": [613200], "y": [1]}, {"hoverinfo": "text", "hoverlabel": {"bgcolor": "white", "font": {"color": "black"}}, "marker": {"opacity": 0}, "mode": "markers", "showlegend": false, "text": ["Cancer Ranges"], "type": "scatter", "x": [675000], "y": [1]}], "layout": {"annotations": [{"align": "center", "font": {"color": "black", "size": 12}, "showarrow": false, "text": "Acute Effects", "x": 0.1, "xref": "paper", "y": 0.99, "yref": "paper"}, {"align": "center", "font": {"color": "black", "size": 12}, "showarrow": false, "text": "Short Term", "x": 0.44, "xref": "paper", "y": 0.99, "yref": "paper"}, {"align": "center", "font": {"color": "black", "size": 12}, "showarrow": false, "text": "Subchronic", "x": 0.7, "xref": "paper", "y": 0.99, "yref": "paper"}, {"align": "center", "font": {"color": "black", "size": 12}, "showarrow": false, "text": "Chronic", "x": 0.92, "xref": "paper", "y": 0.99, "yref": "paper"}], "height": 800, "legend": {"font": {"color": "Grey", "size": 8}, "tracegroupgap": 5}, "shapes": [{"line": {"color": "#0085AA", "width": 2}, "type": "line", "x0": 24, "x1": 24, "y0": 0, "y1": 1, "yref": "paper"}, {"line": {"color": "#0085AA", "width": 2}, "type": "line", "x0": 720, "x1": 720, "y0": 0, "y1": 1, "yref": "paper"}, {"line": {"color": "#0085AA", "width": 2}, "type": "line", "x0": 61320, "x1": 61320, "y0": 0, "y1": 1, "yref": "paper"}, {"line": {"color": "#0085AA", "width": 2}, "type": "line", "x0": 613200, "x1": 613200, "y0": 0, "y1": 1, "yref": "paper"}, {"line": {"color": "#0085AA", "width": 2}, "type": "line", "x0": 675000, "x1": 675000, "y0": 0, "y1": 1, "yref": "paper"}, {"fillcolor": "rgba(255,255,102,0.5)", "line": {"color": "black", "width": 0.4}, "type": "rect", "x0": 0, "x1": 0.34, "xref": "paper", "y0": 0.95, "y1": 1, "yref": "paper"}, {"fillcolor": "rgba(255,255,102,0.5)", "line": {"color": "black", "width": 0.4}, "type": "rect", "x0": 0.34, "x1": 0.535, "xref": "paper", "y0": 0.95, "y1": 1, "yref": "paper"}, {"fillcolor": "rgba(255,255,102,0.5)", "line": {"color": "black", "width": 0.4}, "type": "rect", "x0": 0.535, "x1": 0.785, "xref": "paper", "y0": 0.95, "y1": 1, "yref": "paper"}, {"fillcolor": "rgba(255,255,102,0.5)", "line": {"color": "black", "width": 0.4}, "type": "rect", "x0": 0.785, "x1": 1, "xref": "paper", "y0": 0.95, "y1": 1, "yref": "paper"}], "title": {"text": "Benzene Inhalation Reference Values"}, "width": 1000, "xaxis": {"title": {"text": "Duration (Hours)"}, "type": "log"}, "yaxis": {"title": {"text": "Concentration mg/m3"}, "type": "log"}}}
